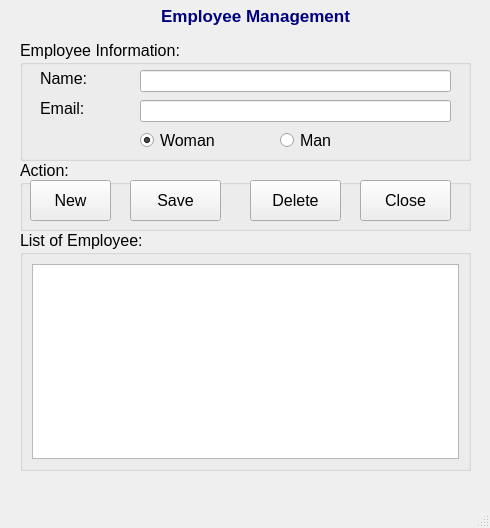
<?xml version="1.0" encoding="UTF-8"?>
<ui version="4.0">
 <class>MainWindow</class>
 <widget class="QMainWindow" name="MainWindow">
  <property name="geometry">
   <rect>
    <x>0</x>
    <y>0</y>
    <width>490</width>
    <height>528</height>
   </rect>
  </property>
  <property name="font">
   <font>
    <pointsize>12</pointsize>
   </font>
  </property>
  <property name="windowTitle">
   <string>Nguyễn Như Quỳnh 798  - Employee Demo</string>
  </property>
  <property name="windowIcon">
   <iconset>
    <normaloff>images/K24.JPG</normaloff>images/K24.JPG</iconset>
  </property>
  <widget class="QWidget" name="centralwidget">
   <widget class="QGroupBox" name="groupBox">
    <property name="geometry">
     <rect>
      <x>20</x>
      <y>40</y>
      <width>451</width>
      <height>121</height>
     </rect>
    </property>
    <property name="title">
     <string>Employee Information:</string>
    </property>
    <widget class="QLabel" name="label">
     <property name="geometry">
      <rect>
       <x>20</x>
       <y>30</y>
       <width>71</width>
       <height>16</height>
      </rect>
     </property>
     <property name="text">
      <string>Name:</string>
     </property>
    </widget>
    <widget class="QLineEdit" name="lineEditName">
     <property name="geometry">
      <rect>
       <x>120</x>
       <y>30</y>
       <width>311</width>
       <height>22</height>
      </rect>
     </property>
    </widget>
    <widget class="QLineEdit" name="lineEditEmail">
     <property name="geometry">
      <rect>
       <x>120</x>
       <y>60</y>
       <width>311</width>
       <height>22</height>
      </rect>
     </property>
    </widget>
    <widget class="QLabel" name="label_2">
     <property name="geometry">
      <rect>
       <x>20</x>
       <y>60</y>
       <width>71</width>
       <height>16</height>
      </rect>
     </property>
     <property name="text">
      <string>Email:</string>
     </property>
    </widget>
    <widget class="QRadioButton" name="radWoman">
     <property name="geometry">
      <rect>
       <x>120</x>
       <y>90</y>
       <width>95</width>
       <height>20</height>
      </rect>
     </property>
     <property name="text">
      <string>Woman</string>
     </property>
     <property name="checked">
      <bool>true</bool>
     </property>
    </widget>
    <widget class="QRadioButton" name="radMan">
     <property name="geometry">
      <rect>
       <x>260</x>
       <y>90</y>
       <width>95</width>
       <height>20</height>
      </rect>
     </property>
     <property name="text">
      <string>Man</string>
     </property>
    </widget>
   </widget>
   <widget class="QGroupBox" name="groupBox_2">
    <property name="geometry">
     <rect>
      <x>20</x>
      <y>230</y>
      <width>451</width>
      <height>241</height>
     </rect>
    </property>
    <property name="title">
     <string>List of Employee:</string>
    </property>
    <layout class="QVBoxLayout" name="verticalLayout">
     <item>
      <widget class="QListWidget" name="listWidgetEmployee"/>
     </item>
    </layout>
   </widget>
   <widget class="QGroupBox" name="groupBox_3">
    <property name="geometry">
     <rect>
      <x>20</x>
      <y>160</y>
      <width>451</width>
      <height>71</height>
     </rect>
    </property>
    <property name="title">
     <string>Action:</string>
    </property>
    <widget class="QPushButton" name="pushButtonNew">
     <property name="geometry">
      <rect>
       <x>10</x>
       <y>20</y>
       <width>81</width>
       <height>41</height>
      </rect>
     </property>
     <property name="text">
      <string>New</string>
     </property>
     <property name="icon">
      <iconset>
       <normaloff>images/ic_add.png</normaloff>images/ic_add.png</iconset>
     </property>
    </widget>
    <widget class="QPushButton" name="pushButtonSave">
     <property name="geometry">
      <rect>
       <x>110</x>
       <y>20</y>
       <width>91</width>
       <height>41</height>
      </rect>
     </property>
     <property name="text">
      <string>Save</string>
     </property>
     <property name="icon">
      <iconset>
       <normaloff>images/ic_save.png</normaloff>images/ic_save.png</iconset>
     </property>
    </widget>
    <widget class="QPushButton" name="pushButtonDelete">
     <property name="geometry">
      <rect>
       <x>230</x>
       <y>20</y>
       <width>91</width>
       <height>41</height>
      </rect>
     </property>
     <property name="text">
      <string>Delete</string>
     </property>
     <property name="icon">
      <iconset>
       <normaloff>images/ic_delete.png</normaloff>images/ic_delete.png</iconset>
     </property>
    </widget>
    <widget class="QPushButton" name="pushButtonClose">
     <property name="geometry">
      <rect>
       <x>340</x>
       <y>20</y>
       <width>91</width>
       <height>41</height>
      </rect>
     </property>
     <property name="text">
      <string>Close</string>
     </property>
     <property name="icon">
      <iconset>
       <normaloff>images/ic_close.png</normaloff>images/ic_close.png</iconset>
     </property>
    </widget>
   </widget>
   <widget class="QLabel" name="label_3">
    <property name="geometry">
     <rect>
      <x>50</x>
      <y>0</y>
      <width>411</width>
      <height>31</height>
     </rect>
    </property>
    <property name="font">
     <font>
      <pointsize>13</pointsize>
      <weight>75</weight>
      <bold>true</bold>
     </font>
    </property>
    <property name="styleSheet">
     <string notr="true">color: rgb(0, 0, 127);</string>
    </property>
    <property name="text">
     <string>Employee Management</string>
    </property>
    <property name="alignment">
     <set>Qt::AlignCenter</set>
    </property>
   </widget>
  </widget>
  <widget class="QMenuBar" name="menubar">
   <property name="geometry">
    <rect>
     <x>0</x>
     <y>0</y>
     <width>490</width>
     <height>18</height>
    </rect>
   </property>
  </widget>
  <widget class="QStatusBar" name="statusbar"/>
 </widget>
 <tabstops>
  <tabstop>lineEditName</tabstop>
  <tabstop>lineEditEmail</tabstop>
  <tabstop>radWoman</tabstop>
  <tabstop>radMan</tabstop>
  <tabstop>pushButtonNew</tabstop>
  <tabstop>pushButtonSave</tabstop>
  <tabstop>pushButtonDelete</tabstop>
  <tabstop>pushButtonClose</tabstop>
 </tabstops>
 <resources/>
 <connections/>
</ui>
